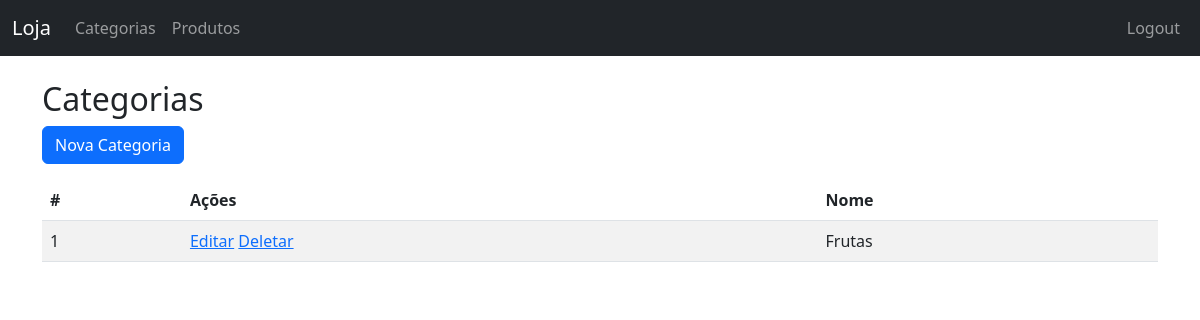
Page /categorias/ (signed in) on the earlier database version.
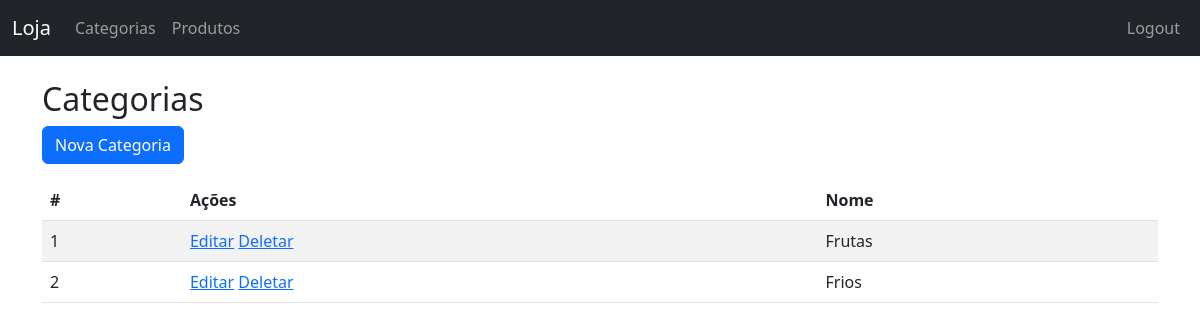
Same page on the later database version.
### loja/models.py (models this page shows, shortened)
class Categoria(models.Model):
    nome = models.CharField(max_length=100)

### loja/views.py (the view)
# urls.py: path('categorias/', CategoriaListView.as_view(), name='categoria_list'),
class CategoriaListView(LoginRequiredMixin, ListView):
    model = Categoria
    template_name = 'categoria_list.html'

### loja/templates/categoria_list.html (shortened to what this page needs)
{% extends 'base.html' %}
{% block content %}
<h2>Categorias</h2>
<a href="{% url 'categoria_create' %}" class="btn btn-primary mb-3">Nova Categoria</a>
<table class="table table-striped">
  <thead>
    <tr>
      <th>#</th>
      <th>Ações</th>
      <th>Nome</th>
    </tr>
  </thead>
  <tbody>
    {% for categoria in object_list %}
      <tr>
        <td>{{ forloop.counter }}</td>
        <td>
          <a href="{% url 'categoria_edit' categoria.pk %}">Editar</a>
          <a href="{% url 'categoria_delete' categoria.pk %}">Deletar</a>
        </td>
        <td>{{ categoria.nome }}</td>
      </tr>
    {% empty %}
      <tr>
        <td colspan="2">Nenhuma categoria cadastrada.</td>
      </tr>
    {% endfor %}
  </tbody>
</table>
{% endblock %}

### loja/templates/base.html (shortened to what this page needs)
<!DOCTYPE html>
<html lang="en">
<head>
  <link href="https://cdn.jsdelivr.net/npm/bootstrap@5.3.0/dist/css/bootstrap.min.css" rel="stylesheet">
</head>
<body>
  <nav class="navbar navbar-expand-lg navbar-dark bg-dark">
    <div class="container-fluid">
      <a class="navbar-brand" href="#">Loja</a>
      <div class="collapse navbar-collapse">
        <ul class="navbar-nav me-auto mb-2 mb-lg-0">
          <li class="nav-item"><a class="nav-link" href="{% url 'categoria_list' %}">Categorias</a></li>
          <li class="nav-item"><a class="nav-link" href="{% url 'produto_list' %}">Produtos</a></li>
        </ul>
        <ul class="navbar-nav">
          {% if user.is_authenticated %}
            <li class="nav-item">
              <form action="{% url 'logout' %}" method="POST">
                <button class="nav-link" href="" type="submit">Logout</button>
              </form>
            </li>
          {% else %}
            <li class="nav-item"><a class="nav-link" href="{% url 'login' %}">Login</a></li>
          {% endif %}
        </ul>
      </div>
    </div>
  </nav>
  <div class="container mt-4">
    {% block content %}{% endblock %}
  </div>
</body>
</html>

Differences in the rows shown:
added Categoria: nome "Frios"
